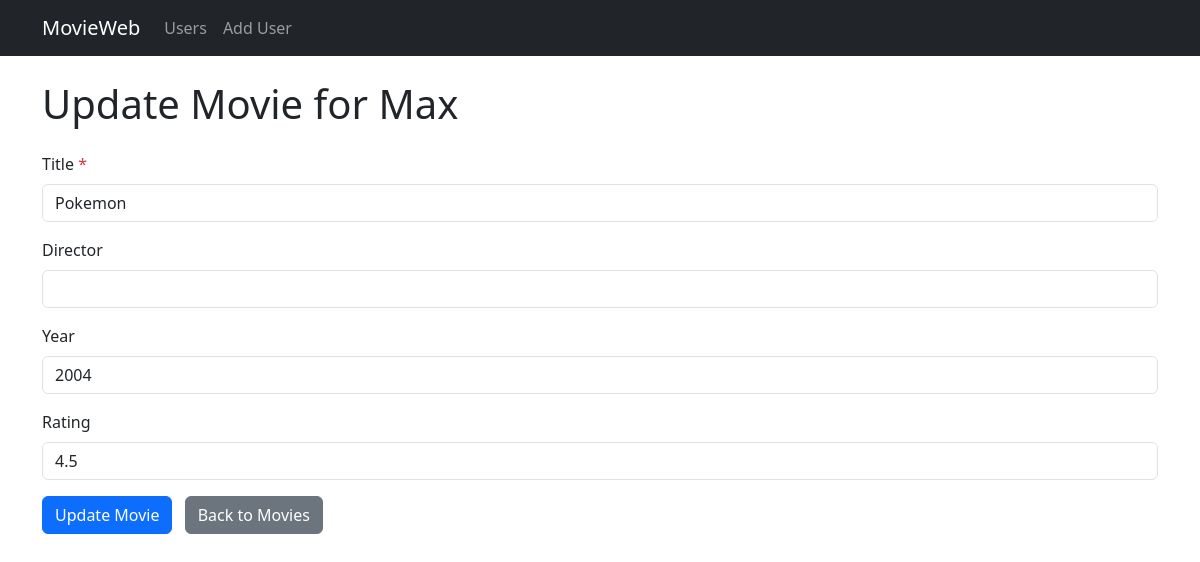
The app's page /users/2/update_movie/4 with its own data.
### datamanager/models.py (models this page shows)
class User(Base):
    __tablename__ = "users"
    id = Column(Integer, primary_key=True)
    name = Column(String(100), nullable=False)
    movies = relationship("Movie", back_populates="user")
    reviews = relationship("Review", back_populates="user")  # Neue Beziehung

class Movie(Base):
    __tablename__ = "movies"
    id = Column(Integer, primary_key=True)
    name = Column(String(100), nullable=False)
    director = Column(String(100), nullable=True)
    year = Column(Integer, nullable=True)
    rating = Column(Float, nullable=True)
    user_id = Column(Integer, ForeignKey("users.id"))
    user = relationship("User", back_populates="movies")
    reviews = relationship("Review", back_populates="movie")  # Neue Beziehung

### app.py (the view, shortened to what this page needs)
@app.route('/users/<int:user_id>/update_movie/<int:movie_id>', methods=['GET', 'POST'])
def update_movie(user_id, movie_id):
    user = get_user_or_404(user_id)
    movie = get_movie_or_404(movie_id, user_id)
    return render_template('update_movie.html', user=user, movie=movie)

### app.py (called while the page is built)
def get_user_or_404(user_id):
    user = data_manager.get_user_by_id(user_id)
    if not user:
        abort(404, description="User not found")
    return user

def get_movie_or_404(movie_id, user_id=None):
    movie = data_manager.get_movie_by_id(movie_id)
    if not movie or (user_id and movie['user_id'] != user_id):
        abort(404, description="Movie not found or unauthorized")
    return movie

### datamanager/sqlite_data_manager.py (called while the page is built)
    def get_user_by_id(self, user_id):
        session = self.Session()
        try:
            user = session.query(User).filter_by(id=user_id).first()
            if user:
                return {"id": user.id, "name": user.name}
            return None
        finally:
            session.close()

    def get_movie_by_id(self, movie_id):
        session = self.Session()
        try:
            movie = session.query(Movie).filter_by(id=movie_id).first()
            if movie:
                return {
                    "id": movie.id,
                    "name": movie.name,
                    "director": movie.director,
                    "year": movie.year,
                    "rating": movie.rating,
                    "user_id": movie.user_id,
                }
            return None
        finally:
            session.close()

### templates/update_movie.html (shortened to what this page needs)
{% extends "base.html" %}
{% block content %}
<h1 class="mb-4">Update Movie for {{ user.name }}</h1>
<form method="post" class="needs-validation" novalidate>
  <div class="mb-3">
    <label for="title" class="form-label">Title <span class="text-danger">*</span></label>
    <input type="text" class="form-control" id="title" name="title" value="{{ movie.name }}" required>
  </div>
  <div class="mb-3">
    <label for="director" class="form-label">Director</label>
    <input type="text" class="form-control" id="director" name="director" value="{{ movie.director }}">
  </div>
  <div class="mb-3">
    <label for="year" class="form-label">Year</label>
    <input type="number" class="form-control" id="year" name="year" value="{{ movie.year }}">
  </div>
  <div class="mb-3">
    <label for="rating" class="form-label">Rating</label>
    <input type="number" step="0.1" min="0" max="10" class="form-control" id="rating" name="rating" value="{{ movie.rating }}">
  </div>
  <button type="submit" class="btn btn-primary">Update Movie</button>
  <a href="{{ url_for('user_movies', user_id=user.id) }}" class="btn btn-secondary ms-2">Back to Movies</a>
</form>
{% endblock %}

### records on screen
User: name "Max"
Movie: title "Pokemon", year "2004", rating "4.5"
